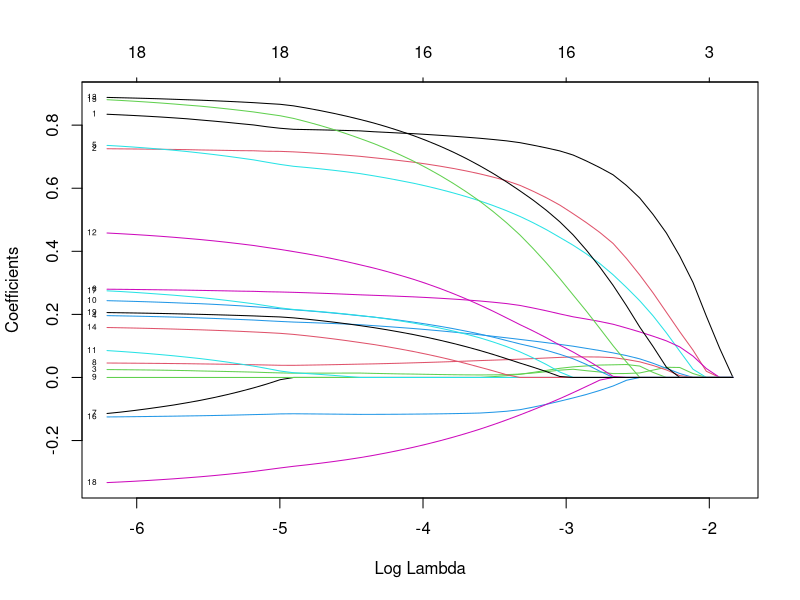
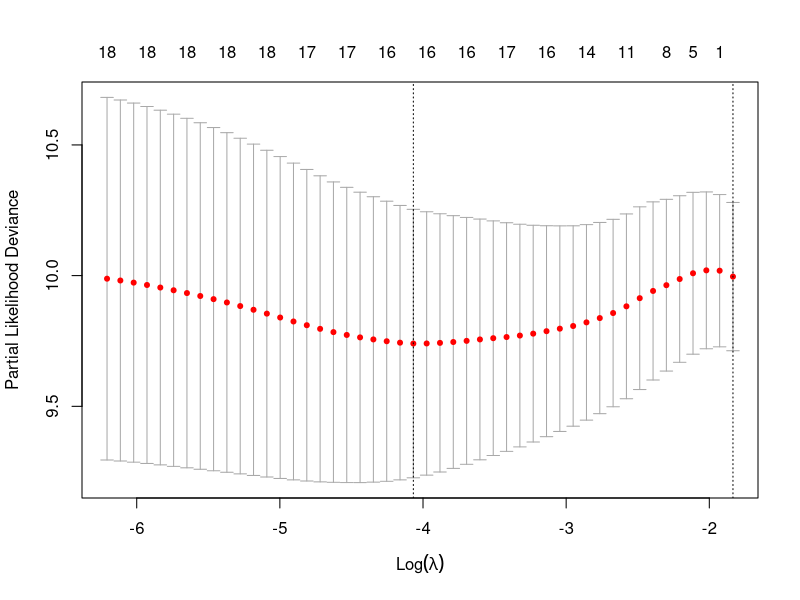

Write the R code that produced these figures, in order.

library("survival")
library("glmnet")

data = read.table("./ESCA_PCD_LASSO_data.txt", header=T, row.names=1, sep="\t")
x = as.matrix(data[, 3:ncol(data)])
y = data.matrix(Surv(data$time,data$status))
fit = glmnet(x, y, family="cox", alpha=1)
plot(fit,xvar="lambda",label=T)
cv_fit = cv.glmnet(x, y, family="cox", alpha=1,nfolds=10)
plot(cv_fit)
result = coef(cv_fit, s="lambda.min")
my_result = as.data.frame(as.matrix(result))
colnames(my_result) = c("coef")
final_result = subset(my_result, my_result$coef>0)
write.table(final_result, "./LASSO_result_coefficient.txt", row.names=T, col.names=T, sep="\t", quote=F)

